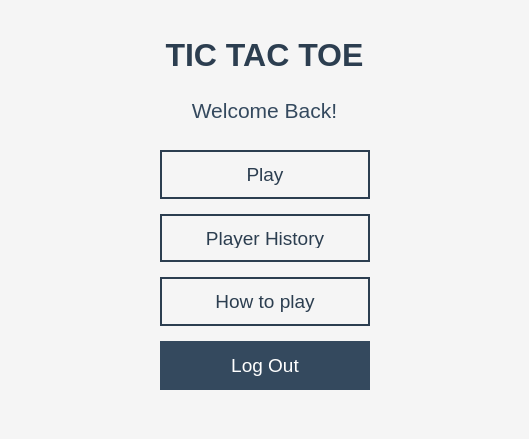
<?xml version="1.0" encoding="UTF-8"?>
<ui version="4.0">
 <class>Profile</class>
 <widget class="QDialog" name="Profile">
  <property name="geometry">
   <rect>
    <x>0</x>
    <y>0</y>
    <width>529</width>
    <height>439</height>
   </rect>
  </property>
  <property name="windowTitle">
   <string>Dialog</string>
  </property>
  <property name="styleSheet">
   <string notr="true">QDialog {
    background-color: #f5f5f5;
   }</string>
  </property>
  <widget class="QLabel" name="titleLabel">
   <property name="geometry">
    <rect>
     <x>0</x>
     <y>30</y>
     <width>529</width>
     <height>50</height>
    </rect>
   </property>
   <property name="font">
    <font>
     <family>Arial</family>
     <pointsize>24</pointsize>
     <bold>true</bold>
    </font>
   </property>
   <property name="styleSheet">
    <string notr="true">QLabel {
     color: #2c3e50;
     background: transparent;
    }</string>
   </property>
   <property name="text">
    <string>TIC TAC TOE</string>
   </property>
   <property name="alignment">
    <set>Qt::AlignCenter</set>
   </property>
  </widget>
  <widget class="QLabel" name="welcomeLabel">
   <property name="geometry">
    <rect>
     <x>0</x>
     <y>90</y>
     <width>529</width>
     <height>40</height>
    </rect>
   </property>
   <property name="font">
    <font>
     <family>Arial</family>
     <pointsize>16</pointsize>
     <bold>false</bold>
    </font>
   </property>
   <property name="styleSheet">
    <string notr="true">QLabel {
     color: #34495e;
     background: transparent;
    }</string>
   </property>
   <property name="text">
    <string>Welcome Back!</string>
   </property>
   <property name="alignment">
    <set>Qt::AlignCenter</set>
   </property>
  </widget>
  <widget class="QWidget" name="layoutWidget">
   <property name="geometry">
    <rect>
     <x>160</x>
     <y>150</y>
     <width>210</width>
     <height>240</height>
    </rect>
   </property>
   <layout class="QVBoxLayout" name="verticalLayout">
    <property name="spacing">
     <number>15</number>
    </property>
    <item>
     <widget class="QPushButton" name="start">
      <property name="sizePolicy">
       <sizepolicy hsizetype="Preferred" vsizetype="Preferred">
        <horstretch>0</horstretch>
        <verstretch>0</verstretch>
       </sizepolicy>
      </property>
      <property name="minimumSize">
       <size>
        <width>200</width>
        <height>45</height>
       </size>
      </property>
      <property name="font">
       <font>
        <family>Arial</family>
        <pointsize>14</pointsize>
        <bold>false</bold>
       </font>
      </property>
      <property name="styleSheet">
       <string notr="true">QPushButton
{
        background-color: transparent;
        color: #2c3e50;
        border: 2px solid #2c3e50;
        border-radius: 25px;
        font-weight: normal;
        padding: 12px 24px;
}

QPushButton::hover
{
        background-color: #ecf0f1;
        color: #2c3e50;
        border: 2px solid #2c3e50;
}

QPushButton::pressed
{
        background-color: #bdc3c7;
        color: #2c3e50;
        border: 2px solid #2c3e50;
}</string>
      </property>
      <property name="text">
       <string>Play</string>
      </property>
     </widget>
    </item>
    <item>
     <widget class="QPushButton" name="profile">
      <property name="sizePolicy">
       <sizepolicy hsizetype="Preferred" vsizetype="Preferred">
        <horstretch>0</horstretch>
        <verstretch>0</verstretch>
       </sizepolicy>
      </property>
      <property name="minimumSize">
       <size>
        <width>200</width>
        <height>45</height>
       </size>
      </property>
      <property name="font">
       <font>
        <family>Arial</family>
        <pointsize>14</pointsize>
        <bold>false</bold>
       </font>
      </property>
      <property name="styleSheet">
       <string notr="true">QPushButton
{
        background-color: transparent;
        color: #2c3e50;
        border: 2px solid #2c3e50;
        border-radius: 25px;
        font-weight: normal;
        padding: 12px 24px;
}

QPushButton::hover
{
        background-color: #ecf0f1;
        color: #2c3e50;
        border: 2px solid #2c3e50;
}

QPushButton::pressed
{
        background-color: #bdc3c7;
        color: #2c3e50;
        border: 2px solid #2c3e50;
}</string>
      </property>
      <property name="text">
       <string>Player History</string>
      </property>
     </widget>
    </item>
    <item>
     <widget class="QPushButton" name="how">
      <property name="sizePolicy">
       <sizepolicy hsizetype="Preferred" vsizetype="Preferred">
        <horstretch>0</horstretch>
        <verstretch>0</verstretch>
       </sizepolicy>
      </property>
      <property name="minimumSize">
       <size>
        <width>200</width>
        <height>45</height>
       </size>
      </property>
      <property name="font">
       <font>
        <family>Arial</family>
        <pointsize>14</pointsize>
        <bold>false</bold>
       </font>
      </property>
      <property name="styleSheet">
       <string notr="true">QPushButton
{
        background-color: transparent;
        color: #2c3e50;
        border: 2px solid #2c3e50;
        border-radius: 25px;
        font-weight: normal;
        padding: 12px 24px;
}

QPushButton::hover
{
        background-color: #ecf0f1;
        color: #2c3e50;
        border: 2px solid #2c3e50;
}

QPushButton::pressed
{
        background-color: #bdc3c7;
        color: #2c3e50;
        border: 2px solid #2c3e50;
}</string>
      </property>
      <property name="text">
       <string>How to play</string>
      </property>
     </widget>
    </item>
    <item>
     <widget class="QPushButton" name="logOut">
      <property name="sizePolicy">
       <sizepolicy hsizetype="Preferred" vsizetype="Preferred">
        <horstretch>0</horstretch>
        <verstretch>0</verstretch>
       </sizepolicy>
      </property>
      <property name="minimumSize">
       <size>
        <width>200</width>
        <height>45</height>
       </size>
      </property>
      <property name="font">
       <font>
        <family>Arial</family>
        <pointsize>14</pointsize>
        <bold>false</bold>
       </font>
      </property>
      <property name="styleSheet">
       <string notr="true">QPushButton
{
        background-color: #34495e;
        color: white;
        border: 2px solid #34495e;
        border-radius: 25px;
        font-weight: normal;
        padding: 12px 24px;
}

QPushButton::hover
{
        background-color: #2c3e50;
        color: white;
        border: 2px solid #2c3e50;
}

QPushButton::pressed
{
        background-color: #1a252f;
        color: white;
        border: 2px solid #1a252f;
}</string>
      </property>
      <property name="text">
       <string>Log Out</string>
      </property>
     </widget>
    </item>
   </layout>
  </widget>
 </widget>
 <resources/>
 <connections/>
</ui>
